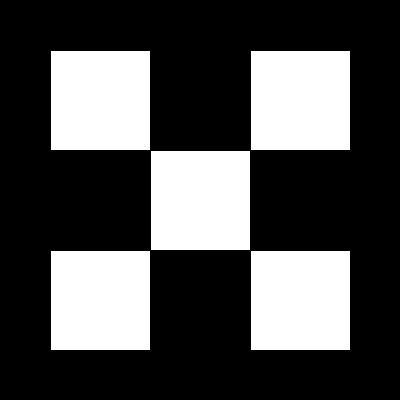
Frame 1 (no input)
Frame 60 (the mouse pressed at the canvas centre just before this capture): identical to frame 1, image omitted
Frame 120 (the mouse held since frame 60 and released just before this capture): identical to frame 1, image omitted

The Processing sketch that drew this single still picture (run headless with seeded random() and noise(); from frame 60 on, the mouse is pressed at the canvas centre):

// Processing sketch: processing_169243
// ── processing_169243.pde

void setup ()
{
size(400, 400);
background (0);
}
void draw()
{
fill (255);
background (0);

pushMatrix();
//background (0)
float winkel=map (mouseX, 0, 400, 0, 2*PI);
//println(winkel)
translate (100, 100);
rotate(winkel);
rectMode (CENTER);
rect (0, 0, 100, 100);
popMatrix();

pushMatrix();
//background (0)
float winkel1=map (mouseX, 0, 400, 0, 2*PI);
//println(winkel)
translate (200, 200);
rotate(winkel1);
rectMode (CENTER);
rect (0, 0, 100, 100);
popMatrix();

pushMatrix();
//background (0)
float winkel2=map (mouseX, 0, 400, 0, 2*PI);
//println(winkel)
translate (300, 300);
rotate(winkel2);
rectMode (CENTER);
rect (0, 0, 100, 100);
popMatrix();

pushMatrix();
//background (0)
float winkel3=map (mouseX, 0, 400, 0, 2*PI);
//println(winkel)
translate (300, 100);
rotate(winkel3);
rectMode (CENTER);
rect (0, 0, 100, 100);
popMatrix();

pushMatrix();
//background (0)
float winkel4=map (mouseX, 0, 400, 0, 2*PI);
//println(winkel)
translate (100, 300);
rotate(winkel4);
rectMode (CENTER);
rect (0, 0, 100, 100);
popMatrix();
}
